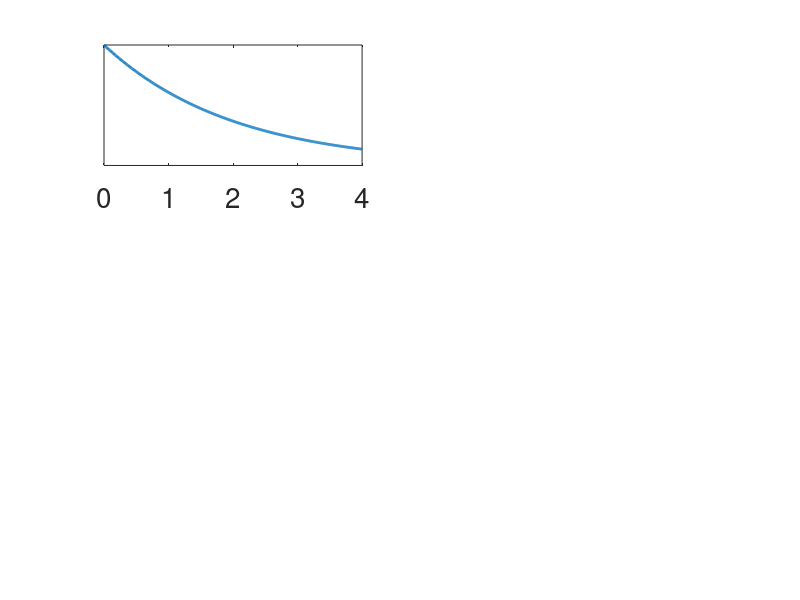

Write the MATLAB code that produced this figure. (Note: this script raises an error after producing the figure.)
clear all;
clc;
addpath(genpath(pwd));

mean_tau = 2;
x = 0:0.01:2*mean_tau;

i=0;
NE = [1,10,100];


hf = figure;

for shape = NE
rate = shape/mean_tau;
pdf = ((rate^shape) * (x.^(shape -1)) .* exp(-rate*x)/gamma(shape));
i=i+1;
ha(i) = subplot(length(NE),2,2*i-1)
plot(x,pdf,'LineStyle','-','LineWidth',2);hold on;yticks([]);
set(gca,'FontSize',20)

line([mean_tau, mean_tau], [0, max(pdf)], 'Color', [0.1,0.1,0.1],'LineStyle','--',LineWidth=2);

if i == 3
    xlabel('\tau (hrs)');
elseif i == 2   
    ylabel('PDF of \tau');
end


CV = 1/sqrt(shape);
str = strcat('cv = ',num2str(CV),' N_E =', num2str(shape));
yticks([0 0.3 0.6 0.9 1.2 1.5 1.8 2.1]);
%annotation('textbox',dim,'String',str,'FitBoxToText','on');

%ha(i).Position = ha(i).Position + [0 0 0 0.5]; 

end




pos = get(ha, 'position');
dim = cellfun(@(x) x.*[1 1 0.5 0.5], pos, 'uni',0);

% 2 points after decimal


for i = 1: length(NE)

CV = 1/sqrt(NE(i));
annotation(hf, 'textbox', dim{i}, 'String',  strcat('CV = ','  ',num2str(CV,2), '; ',' N_E =   ',num2str(NE(i)) )  ,'Position', ha(i).Position + [0.2 0 0 0],'EdgeColor','none', 'FontSize',20,'verticalalignment', 'top','FitBoxToText','on') ;

end

%% functions inclusion
time_free_phages = 0:0.01:4;

for i = 1:length(NE)

NE_cases = NE(i); %number of exposed class

moi_mean = 0.1;

S0 = 1e8;
V0 = S0*moi_mean;

y(1,1) = S0;
y(1,2:NE_cases+1) = 0;
y(1,NE_cases+2) = 0 ;
y(1,NE_cases+3) = V0;

theta_raunak = [0.2,13e-8,2,200];
dilution_factor = 100;
[time2,y_series2,time_abs,pre_dil] = one_step_simulate_particular_points(time_free_phages,y,theta_raunak,NE_cases, dilution_factor);

subplot(length(NE),2,2*i);
semilogy(time2,y_series2(end,:),'-k', 'LineWidth',2);

if i == 3
    xlabel('Time (hrs)');
elseif i == 2  
    ylabel('Phage density (virions/ml)');
end
yticks([1e2 1e3 1e4 1e5 1e6 1e7 1e8 1e9 1e10]);

set(gca,'FontSize',20)
end


%%

han=axes(hf,'visible','off'); 
%han.Title.Visible='on';
han.XLabel.Visible='on';
han.YLabel.Visible='on';
%ylabel(han,'PDF of \tau ');
%xlabel(han,'\tau (hours)');
set(gca,'FontSize',20)



% saving figure

set(gcf, 'PaperUnits', 'centimeters');
set(gcf, 'PaperPosition', [0 0 33 28]); %x_width=10cm y_width=15cm
saveas(gcf,'cv-ne.png')